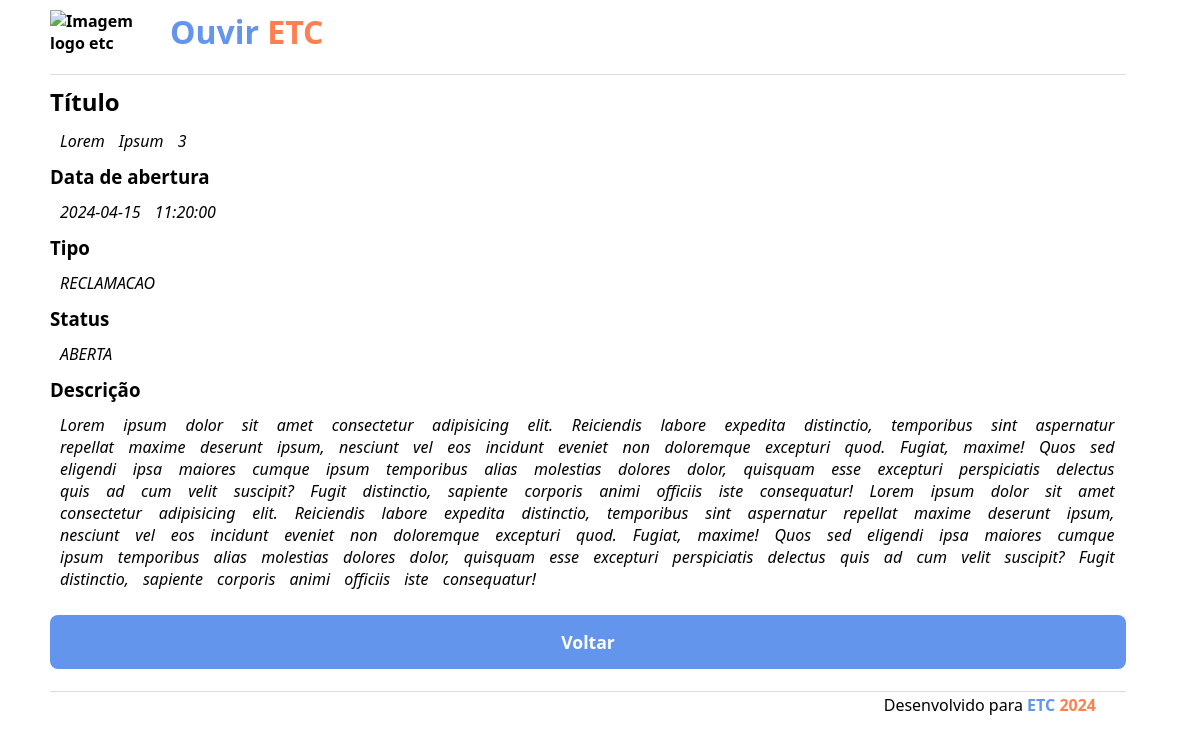
/fontes/relatos-show.php?id=10018, run on the app's committed database.
### tables this page shows
CREATE TABLE relatos (
id int PRIMARY KEY not null auto_increment,
    dataabertura datetime not null,
    dataconclusao datetime null,
    titulo varchar(100) not null,
    descricao text,
    tipo ENUM('SUGESTAO', 'ELOGIO', 'RECLAMACAO') NOT NULL DEFAULT('RECLAMACAO'),
    status ENUM('ABERTA', 'CANCELADA', 'CONCLUIDA', 'PENDENTE') NOT NULL DEFAULT('ABERTA'),
    anexo varchar(255) null,
usuarioid int null,
    FOREIGN KEY (usuarioid) REFERENCES usuarios(id)
);

### fontes/relatos-show.php (the view, shortened to what this page needs)
<?php
$id = $_GET['id'] ?? 0;
$dsn = 'mysql:host=localhost;dbname=ouvir_etc_db;charset=utf8;';
$conn = new PDO($dsn, 'root', '');
$query = "SELECT * FROM ouvir_etc_db.relatos WHERE id = :id;";
$stmt = $conn->prepare($query);
$stmt->bindValue(':id', $id);
$stmt->execute();
$relato = $stmt->fetch(PDO::FETCH_BOTH);
?>
<!DOCTYPE html>
<html lang="pt-br">
<head>
    <link rel="stylesheet" href="assets/css/style.css">
</head>
<body>
    <header>
        <a href="index.php">
            <img src="assets/img/logoetc.png" alt="Imagem logo etc">
            <h1>Ouvir <span class="caixa-laranja">ETC</span></h1>
        </a>
    </header>
    <main>
        <section class="section-dados">
            <h2>Título</h2>
            <p class="texto"><?= $relato['titulo']; ?></p>
            <h3>Data de abertura</h3>
            <p class="texto"><?= $relato['dataabertura']; ?></p>
            <h3>Tipo</h3>
            <p class="texto"><?= $relato['tipo']; ?></p>
            <h3>Status</h3>
            <p class="texto"><?= $relato['status']; ?></p>
            <h3>Descrição</h3>
            <p class="texto"><?= $relato['descricao']; ?></p>
            <div class="section-btn">
                <a href="relatos.php" class="btn">Voltar</a>
            </div>
        </section>
    </main>
    <br>
    <footer>
        <p>Desenvolvido para <span class="caixa-azul">ETC</span> <span class="caixa-laranja"> 2024</span></p>
    </footer>
</body>
</html>

### data on the page
relatos: titulo "Lorem Ipsum 3", dataabertura "2024-04-15 11:20:00", tipo "RECLAMACAO", status "ABERTA", descricao "Lorem ipsum dolor sit amet consectetur adipisicing elit. Reiciendis labore expedita distinctio, temporibus sint aspernatur repellat maxime deserunt ipsum, nesciunt vel eos incidunt eveniet non doloremque excepturi quod. Fugiat, maxime! Quos sed eligendi ipsa maiores cumque ipsum temporibus alias molestias dolores dolor, quisquam esse excepturi perspiciatis delectus quis ad cum velit suscipit? Fugit distinctio, sapiente corporis animi officiis iste consequatur! Lorem ipsum dolor sit amet consectetur adipisicing elit. Reiciendis labore expedita distinctio, temporibus sint aspernatur repellat maxime deserunt ipsum, nesciunt vel eos incidunt eveniet non doloremque excepturi quod. Fugiat,…"
